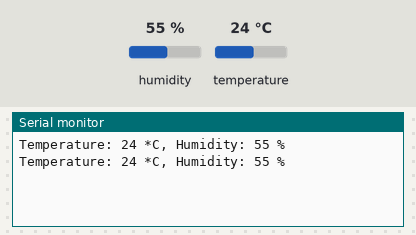
Bench run of a sketch on a simulated Arduino Uno, built with avr-gcc and run on an emulated ATmega328P. Shown: the last lines printed to the serial monitor. Inputs (shaded band) come from the test bench; at power-on: humidity 55 %, temperature 24 °C.

Above: at 2.8 s.
2.9 s: humidity set to 22 %
At 4.8 s:
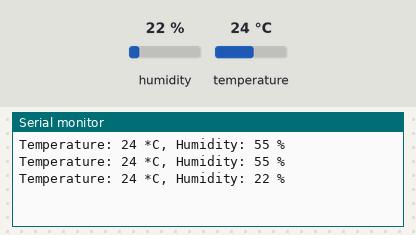
5.6 s: temperature set to 12 °C
At 7.2 s:
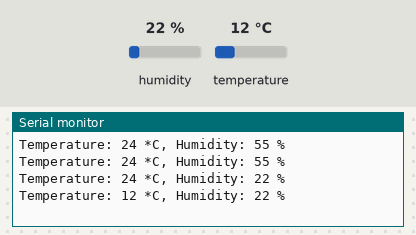
8.3 s: humidity set to 40 %
At 10.8 s:
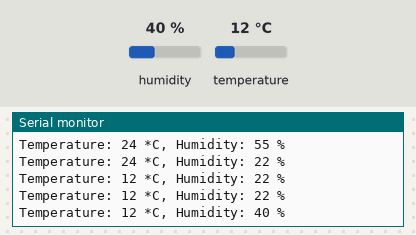
Timing chart, 0 to 12.3 s (numbered marks = the images above; inputs shaded):
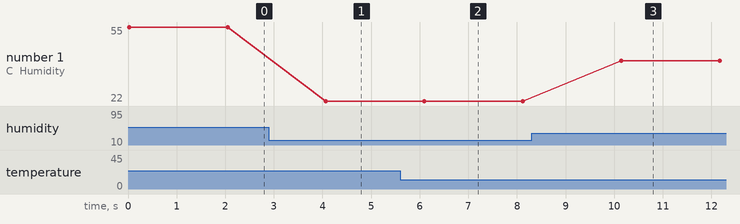

The sketch:

sketch_tempertest.ino
```cpp
#include "DHT.h"

#define DHTPIN A0       // DHT 센서가 연결된 핀 번호
#define DHTTYPE DHT11  // 사용 중인 DHT 센서의 종류(DHT11)

DHT dht(DHTPIN, DHTTYPE); // DHT 센서 객체 생성

void setup() {
  Serial.begin(9600);  // 시리얼 통신 시작
  dht.begin();         // DHT 센서 초기화
}

void loop() {
  float humidity = dht.readHumidity();       // 습도 값 읽기
  float temperature = dht.readTemperature(); // 온도 값 읽기

  if (isnan(humidity) || isnan(temperature)) {
    Serial.println("Failed to read from DHT sensor!"); // 읽기 실패 시 에러 메시지 출력
    return;
  }

  // 온도와 습도 값을 시리얼 모니터에 출력
  Serial.print("Temperature: ");
  Serial.print((int)temperature);
  Serial.print(" *C, ");
  Serial.print("Humidity: ");
  Serial.print((int)humidity);
  Serial.println(" %");

  delay(2000); // 2초 대기 후 다시 측정
}
```

Measured:
- after the input at 2.9 s, the serial monitor: prints a new line after 1.2 s (image 1)
- after the input at 5.6 s, the serial monitor: prints a new line after 0.49 s (image 2)
- after the input at 8.3 s, the serial monitor: prints a new line after 1.8 s (image 3)
- plotted number 1: 55 → 22 after the input at 2.9 s, 22 → 40 after the input at 8.3 s
